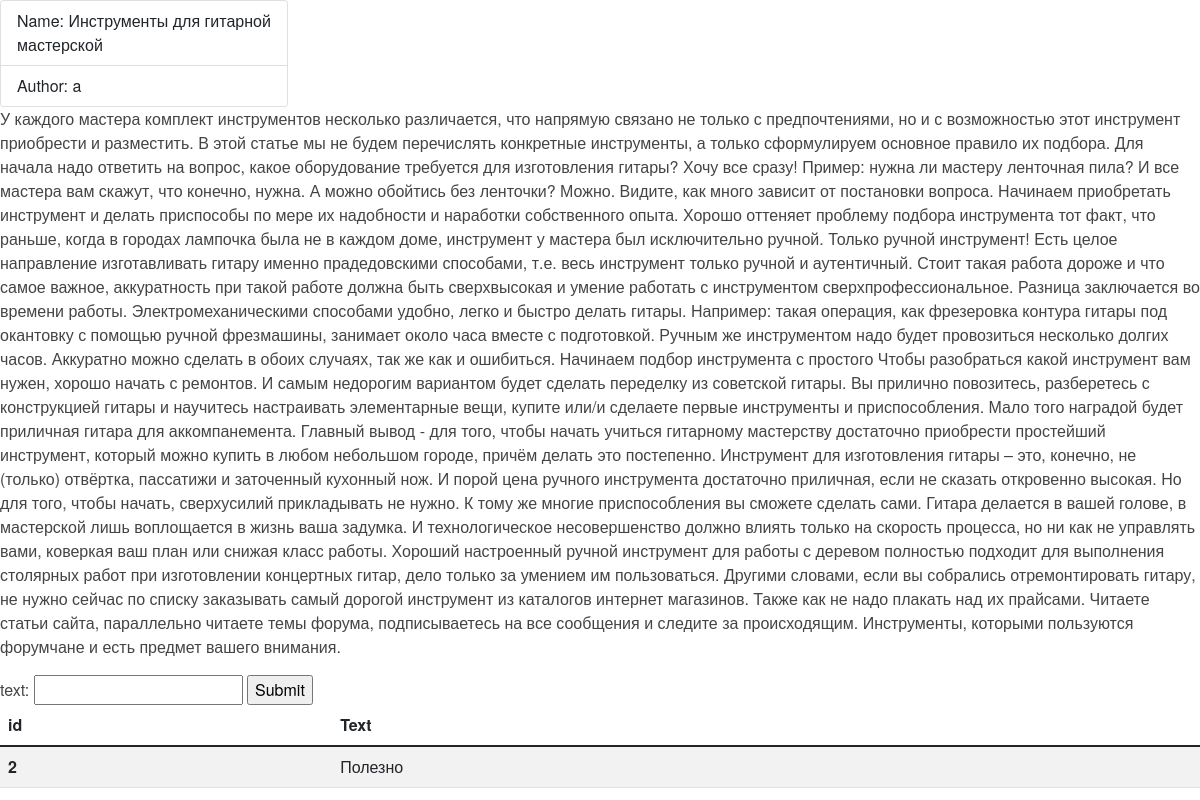
The app's page /articles/article/2/ with its own data.
### articles/models.py (models this page shows, shortened)
class Article(models.Model):
    author = models.ForeignKey(
        "auth.User",
        on_delete=models.CASCADE,
    )
    title = models.CharField(max_length=100)
    body = models.TextField()

class Review(models.Model):
    text = models.TextField()
    article = models.ForeignKey(Article, on_delete=models.CASCADE)

### articles/views.py (the view)
# urls.py: path("article/<int:article_id>/", views.article_detail, name="article"),
def article_detail(request, article_id):
    if request.method == "POST":
        form = forms.ReviewForm(request.POST)
        if form.is_valid():
            text = form.cleaned_data["text"]
            article = get_object_or_404(models.Article, id=article_id)
            models.Review.objects.create(text=text, article=article)
            return redirect(reverse("article", args=[article_id]))
    elif request.method == "GET":
        form = forms.ReviewForm()
        article = get_object_or_404(models.Article, id=article_id)
        reviews = models.Review.objects.filter(article=article_id)
        context = {
            "form": form,
            "article": article,
            "reviews": reviews,
        }
        return render(request, "article.html", {"context": context})

### articles/templates/Article.html (shortened to what this page needs)
{% extends 'base.html' %}
{% block content %}
    <div class="card center-card" style="width: 18rem;">
        <ul class="list-group list-group-flush center-card">
            <li class="list-group-item">Name: {{ context.article.title }}</li>
            <li class="list-group-item">Author: {{ context.article.author}}</li>
        </ul>
    </div>
<p>{{ context.article.body }}</p>
<form method="post">
    {{ context.form }}
    <input type="submit" value="Submit">
</form>
    <table class="article-table table table-striped table-hover">
        <thead>
        <tr>
            <th scope="col">id</th>
            <th scope="col">Text</th>
        </tr>
        </thead>
        <tbody>
        {% for review in context.reviews %}
            <tr>
                <th scope="row">{{ review.id }}</th>
                <td>{{ review.text }}</td>
            </tr>
        {% endfor %}
        </tbody>
    </table>
{% endblock %}

### articles/static/css/styles.css (style rules this page uses)
body { margin: 0; padding: 0; font-family: "Helvetica Neue", Helvetica, Arial, sans-serif; color: #444; }

### records on screen
Article: article "Инструменты для гитарной мастерской", article.author "a", article.body "У каждого мастера комплект инструментов несколько различается, что напрямую связано не только с предпочтениями, но и с возможностью этот инструмент приобрести и разместить. В этой статье мы не будем перечислять конкретные инструменты, а только сформулируем основное правило их подбора. Для начала надо ответить на вопрос, какое оборудование требуется для изготовления гитары? Хочу все сразу! Пример: нужна ли мастеру ленточная пила? И все мастера вам скажут, что конечно, нужна. А можно обойтись без ленточки? Можно. Видите, как много зависит от постановки вопроса. Начинаем приобретать инструмент и делать приспособы по мере их надобности и наработки собственного опыта. Хорошо оттеняет проблему…"
Review: id "2", text "Полезно"
